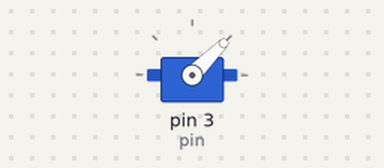
The sketch below on a simulated Arduino Uno, built with avr-gcc and run on an emulated ATmega328P. On the bench: servo.

Above: at 0.05 s.
At 0.5 s:
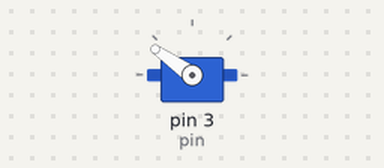
At 0.7 s:
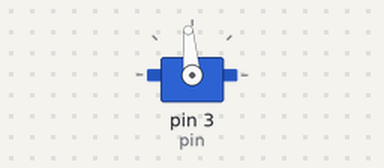
At 0.95 s:
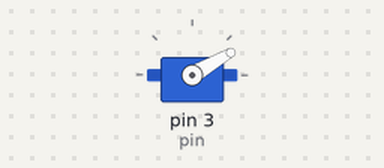
Timing chart, 0 to 3.0 s (numbered marks = the images above):
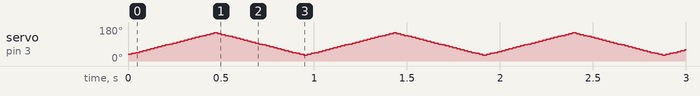

The sketch:

fish-flapping.ino
```cpp
#include <Servo.h>

Servo tailservo;
int amplitude = 5; // create a variable to hold the vehicle amplitude
int offset = 0;
int pin = 3;
int swing_degree = 30; //create a variable to hold the fish's swing degree
bool left_side = true; //used to determine if the tail has reached its maximum on the left point
int servo_pos=swing_degree; //initialize beginning position
int time_delay=20; //used to fine-tune the delay

void setup() {
    tailservo.attach(pin);
    tailservo.write(90);
}

void loop() {
  if(servo_pos>=180-swing_degree+offset){
    left_side=false;
  } else if (servo_pos<=swing_degree+offset) {
    left_side=true;
  }

  if(left_side) {
    servo_pos += amplitude;
    tailservo.write(servo_pos);
    delay(time_delay);
  } else {
    servo_pos -= amplitude;
    tailservo.write(servo_pos);
    delay(time_delay);
  }
}
```
